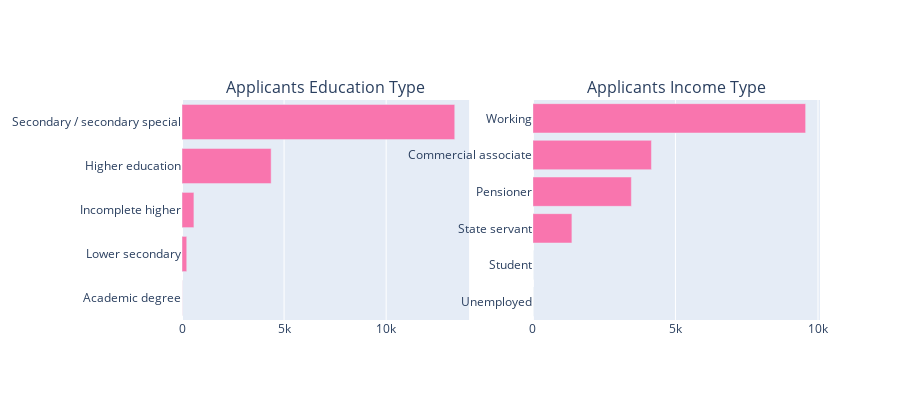

The notebook cell saved with this chart:
### Code cell
# Plotting a graph with comparison to the target variable distribution
tr0 = bar_hor(accept, "education_type", "Distribution of CODE_GENDER Variable" ,"#f975ae", w=700, lm=100, return_trace= True)
tr1= bar_hor(accept, "income_type", "Distribution of Income Variable" ,"#f975ae", w=700, lm=100, return_trace= True)

fig = tls.make_subplots(rows=1, cols=2, print_grid=False, subplot_titles = ['Applicants Education Type','Applicants Income Type'])
fig.append_trace(tr0, 1, 1);
fig.append_trace(tr1, 1, 2);
fig['layout'].update(height=400, showlegend=False, margin=dict(l=100));
iplot(fig);

### Figure 1 — Plotly figure (JSON) as saved in the notebook; plotly's stock layout.template omitted (floating-point values rounded to 4 significant figures)
{"data": [{"marker": {"color": "#f975ae"}, "orientation": "h", "type": "bar", "x": [7, 232, 584, 4367, 13359], "xaxis": "x", "y": ["Academic degree", "Lower secondary", "Incomplete higher", "Higher education", "Secondary / secondary special"], "yaxis": "y"}, {"marker": {"color": "#f975ae"}, "orientation": "h", "type": "bar", "x": [1, 1, 1368, 3454, 4158, 9567], "xaxis": "x2", "y": ["Unemployed", "Student", "State servant", "Pensioner", "Commercial associate", "Working"], "yaxis": "y2"}], "layout": {"annotations": [{"font": {"size": 16}, "showarrow": false, "text": "Applicants Education Type", "x": 0.225, "xanchor": "center", "xref": "paper", "y": 1, "yanchor": "bottom", "yref": "paper"}, {"font": {"size": 16}, "showarrow": false, "text": "Applicants Income Type", "x": 0.775, "xanchor": "center", "xref": "paper", "y": 1, "yanchor": "bottom", "yref": "paper"}], "height": 400, "margin": {"l": 100}, "showlegend": false, "xaxis": {"anchor": "y", "domain": [0, 0.45]}, "xaxis2": {"anchor": "y2", "domain": [0.55, 1]}, "yaxis": {"anchor": "x", "domain": [0, 1]}, "yaxis2": {"anchor": "x2", "domain": [0, 1]}}}
